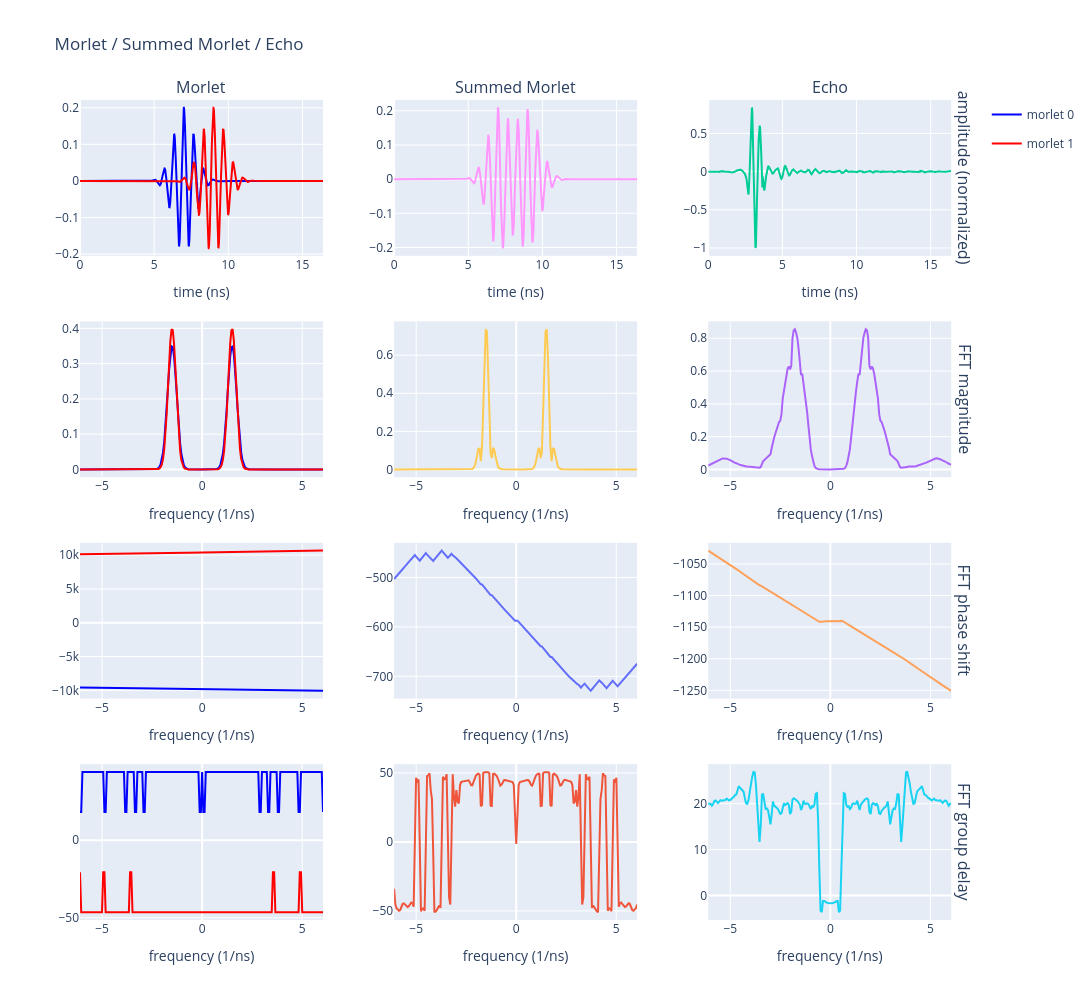

This figure's notebook cell:
### Code cell
import numpy as np
import plotly.graph_objects as go
from plotly.subplots import make_subplots
from scipy.interpolate import interp1d
from models.morlet_fitter import morlet_1D_fitters_real
import torch

data_crop = 2**13
freq_crop = [data_crop//2 - 100, data_crop//2 + 100]
parameters = torch.tensor([[
                            [0.2,  3500, 350, 3.0e-03],
                            [0.2, 4500, 400, 3.0e-03],
                            # [0.05, 3600, 400, 3.0e-03],
                            # [0.1,  4000, 100, 4e-03],
                            # [0.005, 4100, 500, 5e-03],
                           ]])
fitter = morlet_1D_fitters_real(limits=[1, dset.spec_len, dset.spec_len / 5, 0.05])
t    = np.arange(0, data_crop * dset.dt, dset.dt)
freq = np.fft.fftshift(np.fft.fftfreq(data_crop, dset.dt))

col_titles = ["Morlet", "Summed Morlet", "Echo"]
row_titles = ["amplitude (normalized)", "FFT magnitude", "FFT phase shift", "FFT group delay"]

fig = make_subplots(
    rows=4, cols=3,
    column_titles=col_titles,
    row_titles=row_titles,
    shared_xaxes=False,
    vertical_spacing=0.08,
    horizontal_spacing=0.08,
)

# ── Column 0: individual Morlets ──────────────────────────────────────────────
test_morlet = fitter.generate_fit(parameters, data_crop)
colors = ['blue', 'red', 'green', 'orange', 'purple']

for i, morlet in enumerate(test_morlet[0]):
    morlet       = morlet.numpy()
    fft_morlet   = np.fft.fftshift(np.fft.fft(morlet)) / max(freq)
    morlet_phase = np.unwrap(np.angle(fft_morlet))
    name         = f"morlet {i}"
    color        = colors[i]

    fig.add_trace(go.Scatter(x=t, y=morlet, name=name, legendgroup=name, line=dict(color=color)), row=1, col=1)
    fig.add_trace(go.Scatter(x=freq[freq_crop[0]:freq_crop[1]], y=np.abs(fft_morlet[freq_crop[0]:freq_crop[1]]), name=name, legendgroup=name, showlegend=False, line=dict(color=color)), row=2, col=1)
    fig.add_trace(go.Scatter(x=freq[freq_crop[0]:freq_crop[1]], y=morlet_phase[freq_crop[0]:freq_crop[1]], name=name, legendgroup=name, showlegend=False, line=dict(color=color)), row=3, col=1)
    fig.add_trace(go.Scatter(x=freq[freq_crop[0]:freq_crop[1]], y=-np.gradient(morlet_phase, freq)[freq_crop[0]:freq_crop[1]], name=name, legendgroup=name, showlegend=False, line=dict(color=color)), row=4, col=1)

# ── Column 1: summed Morlet ───────────────────────────────────────────────────
summed_morlet = test_morlet[0].sum(axis=0).numpy()
fft_summed    = np.fft.fftshift(np.fft.fft(summed_morlet)) / max(freq)
summed_phase  = np.unwrap(np.angle(fft_summed))

fig.add_trace(go.Scatter(x=t, y=summed_morlet, name="summed", showlegend=False), row=1, col=2)
fig.add_trace(go.Scatter(x=freq[freq_crop[0]:freq_crop[1]], y=np.abs(fft_summed[freq_crop[0]:freq_crop[1]]), name="summed", showlegend=False), row=2, col=2)
fig.add_trace(go.Scatter(x=freq[freq_crop[0]:freq_crop[1]], y=summed_phase[freq_crop[0]:freq_crop[1]], name="summed", showlegend=False), row=3, col=2)
fig.add_trace(go.Scatter(x=freq[freq_crop[0]:freq_crop[1]], y=-np.gradient(summed_phase, freq)[freq_crop[0]:freq_crop[1]], name="summed", showlegend=False), row=4, col=2)

# ── Column 2: echo ────────────────────────────────────────────────────────────
echo       = dset.data["processed_voltage_echo_forward"][0][:data_crop]
fft_echo   = np.fft.fftshift(np.fft.fft(echo)) / max(freq)
echo_phase = np.unwrap(np.angle(fft_echo))

fig.add_trace(go.Scatter(x=t, y=echo, name="echo", showlegend=False), row=1, col=3)
fig.add_trace(go.Scatter(x=freq[freq_crop[0]:freq_crop[1]], y=np.abs(fft_echo[freq_crop[0]:freq_crop[1]]), name="echo", showlegend=False), row=2, col=3)
fig.add_trace(go.Scatter(x=freq[freq_crop[0]:freq_crop[1]], y=echo_phase[freq_crop[0]:freq_crop[1]], name="echo", showlegend=False), row=3, col=3)
fig.add_trace(go.Scatter(x=freq[freq_crop[0]:freq_crop[1]], y=-np.gradient(echo_phase, freq)[freq_crop[0]:freq_crop[1]], name="echo", showlegend=False), row=4, col=3)

# ── Axis labels ───────────────────────────────────────────────────────────────
for col in range(1, 4):
    fig.update_xaxes(title_text="time (ns)", row=1, col=col)
    for row in range(2, 5):
        fig.update_xaxes(title_text="frequency (1/ns)", row=row, col=col)

fig.update_layout(height=1000, width=1300, title_text="Morlet / Summed Morlet / Echo")
fig.show()

### Figure 1 — Plotly figure (JSON) as saved in the notebook; plotly's stock layout.template omitted (floating-point values rounded to 4 significant figures; data arrays with more than 128 entries replaced by an {"elided": "..."} marker saying what was removed)
{"data": [{"legendgroup": "morlet 0", "line": {"color": "blue"}, "name": "morlet 0", "type": "scatter", "x": {"elided": "8192 float values"}, "xaxis": "x", "y": {"elided": "8192 float values"}, "yaxis": "y"}, {"legendgroup": "morlet 0", "line": {"color": "blue"}, "name": "morlet 0", "showlegend": false, "type": "scatter", "x": {"elided": "200 float values"}, "xaxis": "x4", "y": {"elided": "200 float values"}, "yaxis": "y4"}, {"legendgroup": "morlet 0", "line": {"color": "blue"}, "name": "morlet 0", "showlegend": false, "type": "scatter", "x": {"elided": "200 float values"}, "xaxis": "x7", "y": {"elided": "200 float values"}, "yaxis": "y7"}, {"legendgroup": "morlet 0", "line": {"color": "blue"}, "name": "morlet 0", "showlegend": false, "type": "scatter", "x": {"elided": "200 float values"}, "xaxis": "x10", "y": {"elided": "200 float values"}, "yaxis": "y10"}, {"legendgroup": "morlet 1", "line": {"color": "red"}, "name": "morlet 1", "type": "scatter", "x": {"elided": "8192 float values"}, "xaxis": "x", "y": {"elided": "8192 float values"}, "yaxis": "y"}, {"legendgroup": "morlet 1", "line": {"color": "red"}, "name": "morlet 1", "showlegend": false, "type": "scatter", "x": {"elided": "200 float values"}, "xaxis": "x4", "y": {"elided": "200 float values"}, "yaxis": "y4"}, {"legendgroup": "morlet 1", "line": {"color": "red"}, "name": "morlet 1", "showlegend": false, "type": "scatter", "x": {"elided": "200 float values"}, "xaxis": "x7", "y": {"elided": "200 float values"}, "yaxis": "y7"}, {"legendgroup": "morlet 1", "line": {"color": "red"}, "name": "morlet 1", "showlegend": false, "type": "scatter", "x": {"elided": "200 float values"}, "xaxis": "x10", "y": {"elided": "200 float values"}, "yaxis": "y10"}, {"name": "summed", "showlegend": false, "type": "scatter", "x": {"elided": "8192 float values"}, "xaxis": "x2", "y": {"elided": "8192 float values"}, "yaxis": "y2"}, {"name": "summed", "showlegend": false, "type": "scatter", "x": {"elided": "200 float values"}, "xaxis": "x5", "y": {"elided": "200 float values"}, "yaxis": "y5"}, {"name": "summed", "showlegend": false, "type": "scatter", "x": {"elided": "200 float values"}, "xaxis": "x8", "y": {"elided": "200 float values"}, "yaxis": "y8"}, {"name": "summed", "showlegend": false, "type": "scatter", "x": {"elided": "200 float values"}, "xaxis": "x11", "y": {"elided": "200 float values"}, "yaxis": "y11"}, {"name": "echo", "showlegend": false, "type": "scatter", "x": {"elided": "8192 float values"}, "xaxis": "x3", "y": {"elided": "8192 float values"}, "yaxis": "y3"}, {"name": "echo", "showlegend": false, "type": "scatter", "x": {"elided": "200 float values"}, "xaxis": "x6", "y": {"elided": "200 float values"}, "yaxis": "y6"}, {"name": "echo", "showlegend": false, "type": "scatter", "x": {"elided": "200 float values"}, "xaxis": "x9", "y": {"elided": "200 float values"}, "yaxis": "y9"}, {"name": "echo", "showlegend": false, "type": "scatter", "x": {"elided": "200 float values"}, "xaxis": "x12", "y": {"elided": "200 float values"}, "yaxis": "y12"}], "layout": {"annotations": [{"font": {"size": 16}, "showarrow": false, "text": "Morlet", "x": 0.1367, "xanchor": "center", "xref": "paper", "y": 1, "yanchor": "bottom", "yref": "paper"}, {"font": {"size": 16}, "showarrow": false, "text": "Summed Morlet", "x": 0.49, "xanchor": "center", "xref": "paper", "y": 1, "yanchor": "bottom", "yref": "paper"}, {"font": {"size": 16}, "showarrow": false, "text": "Echo", "x": 0.8433, "xanchor": "center", "xref": "paper", "y": 1, "yanchor": "bottom", "yref": "paper"}, {"font": {"size": 16}, "showarrow": false, "text": "amplitude (normalized)", "textangle": 90, "x": 0.98, "xanchor": "left", "xref": "paper", "y": 0.905, "yanchor": "middle", "yref": "paper"}, {"font": {"size": 16}, "showarrow": false, "text": "FFT magnitude", "textangle": 90, "x": 0.98, "xanchor": "left", "xref": "paper", "y": 0.635, "yanchor": "middle", "yref": "paper"}, {"font": {"size": 16}, "showarrow": false, "text": "FFT phase shift", "textangle": 90, "x": 0.98, "xanchor": "left", "xref": "paper", "y": 0.365, "yanchor": "middle", "yref": "paper"}, {"font": {"size": 16}, "showarrow": false, "text": "FFT group delay", "textangle": 90, "x": 0.98, "xanchor": "left", "xref": "paper", "y": 0.095, "yanchor": "middle", "yref": "paper"}], "height": 1000, "title": {"text": "Morlet / Summed Morlet / Echo"}, "width": 1300, "xaxis": {"anchor": "y", "domain": [0, 0.2733], "title": {"text": "time (ns)"}}, "xaxis10": {"anchor": "y10", "domain": [0, 0.2733], "title": {"text": "frequency (1/ns)"}}, "xaxis11": {"anchor": "y11", "domain": [0.3533, 0.6267], "title": {"text": "frequency (1/ns)"}}, "xaxis12": {"anchor": "y12", "domain": [0.7067, 0.98], "title": {"text": "frequency (1/ns)"}}, "xaxis2": {"anchor": "y2", "domain": [0.3533, 0.6267], "title": {"text": "time (ns)"}}, "xaxis3": {"anchor": "y3", "domain": [0.7067, 0.98], "title": {"text": "time (ns)"}}, "xaxis4": {"anchor": "y4", "domain": [0, 0.2733], "title": {"text": "frequency (1/ns)"}}, "xaxis5": {"anchor": "y5", "domain": [0.3533, 0.6267], "title": {"text": "frequency (1/ns)"}}, "xaxis6": {"anchor": "y6", "domain": [0.7067, 0.98], "title": {"text": "frequency (1/ns)"}}, "xaxis7": {"anchor": "y7", "domain": [0, 0.2733], "title": {"text": "frequency (1/ns)"}}, "xaxis8": {"anchor": "y8", "domain": [0.3533, 0.6267], "title": {"text": "frequency (1/ns)"}}, "xaxis9": {"anchor": "y9", "domain": [0.7067, 0.98], "title": {"text": "frequency (1/ns)"}}, "yaxis": {"anchor": "x", "domain": [0.81, 1]}, "yaxis10": {"anchor": "x10", "domain": [0, 0.19]}, "yaxis11": {"anchor": "x11", "domain": [0, 0.19]}, "yaxis12": {"anchor": "x12", "domain": [0, 0.19]}, "yaxis2": {"anchor": "x2", "domain": [0.81, 1]}, "yaxis3": {"anchor": "x3", "domain": [0.81, 1]}, "yaxis4": {"anchor": "x4", "domain": [0.54, 0.73]}, "yaxis5": {"anchor": "x5", "domain": [0.54, 0.73]}, "yaxis6": {"anchor": "x6", "domain": [0.54, 0.73]}, "yaxis7": {"anchor": "x7", "domain": [0.27, 0.46]}, "yaxis8": {"anchor": "x8", "domain": [0.27, 0.46]}, "yaxis9": {"anchor": "x9", "domain": [0.27, 0.46]}}}
